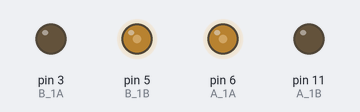
Bench run of a sketch on a simulated Arduino Uno, built with avr-gcc and run on an emulated ATmega328P. Shown: output pins drawn as LEDs (lit = HIGH).

Above: at 0.1 s.
Timing chart, 0 to 1.6 s (numbered marks = the images above):
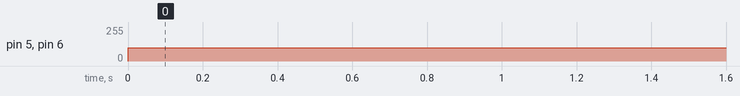

The sketch:

motor_test.ino
```cpp
int A_1A = 6;
int A_1B = 11;
int B_1A = 3;
int B_1B = 5;

int speed = 100;

void setup() {
  // put your setup code here, to run once:
  pinMode(A_1A, OUTPUT);
  pinMode(A_1B, OUTPUT);
  pinMode(B_1A, OUTPUT);
  pinMode(B_1B, OUTPUT);
}

void loop() {
  // put your main code here, to run repeatedly:
  //모터A 정회전
    analogWrite(A_1A, speed);
    analogWrite(A_1B, 0);

    //모터B 정회전
    analogWrite(B_1A, 0);
    analogWrite(B_1B, speed);
}
```

Measured:
- by itself, pin 5 (B_1B), pin 6 (A_1A): 0/255 → 100/255 at 0.00 s
